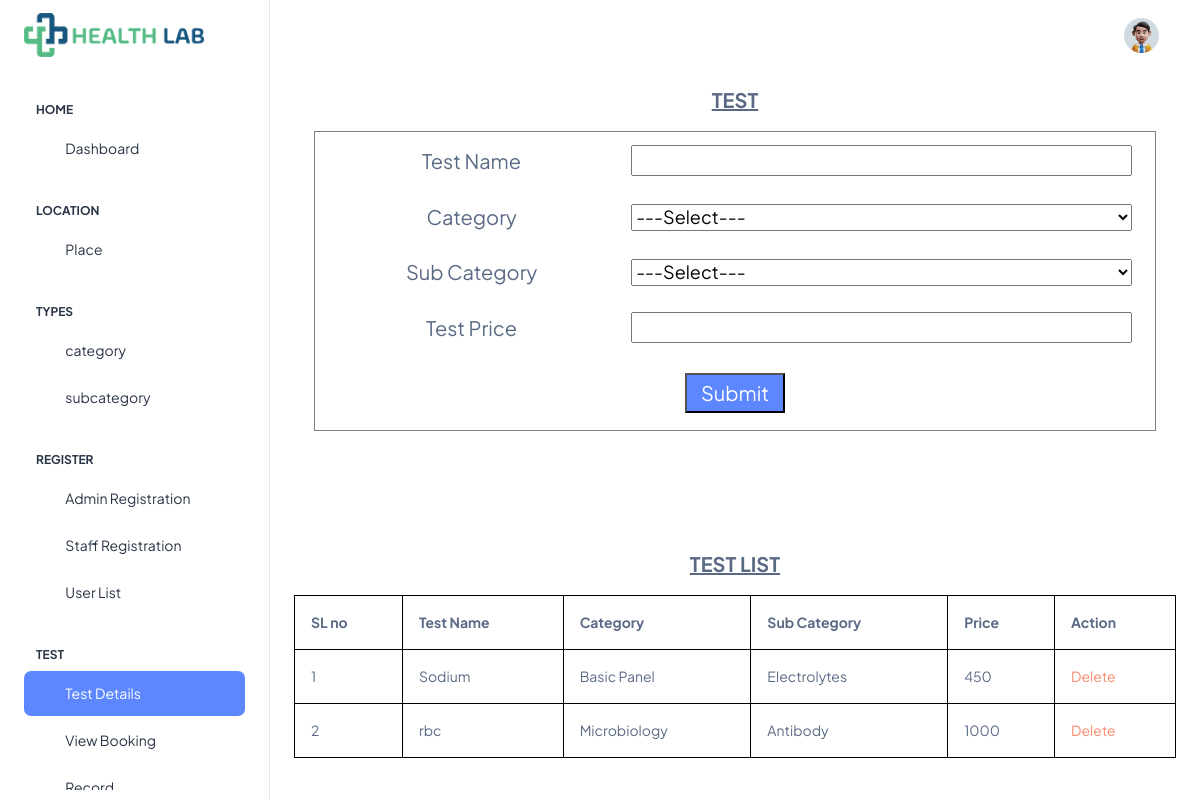
Screenshot of /Project/Admin/test.php (signed in) with the database file from the repository.
### tables this page shows
CREATE TABLE `tbl_test` (
  `test_id` int(11) NOT NULL auto_increment,
  `test_name` varchar(100) NOT NULL,
  `test_price` varchar(50) NOT NULL,
  `subcategory_id` int(11) NOT NULL,
  PRIMARY KEY  (`test_id`)
);

CREATE TABLE `tbl_category` (
  `category_id` int(11) NOT NULL auto_increment,
  `category_name` varchar(50) NOT NULL,
  PRIMARY KEY  (`category_id`)
);

CREATE TABLE `tbl_subcategory` (
  `subcategory_id` int(11) NOT NULL auto_increment,
  `subcategory_name` varchar(50) NOT NULL,
  `category_id` int(11) NOT NULL,
  PRIMARY KEY  (`subcategory_id`)
);

### Project/Admin/test.php (the view, shortened to what this page needs)
<?php
include("Head.php");
?>
<!DOCTYPE html PUBLIC "-//W3C//DTD XHTML 1.0 Transitional//EN" "http://www.w3.org/TR/xhtml1/DTD/xhtml1-transitional.dtd">
<html xmlns="http://www.w3.org/1999/xhtml">
<head>
</head>
<body>
<p align="center" style="font-size: 20px"><strong><u>TEST</u></strong></p>
<div align="center">
<form id="form2" name="form2" method="post" action="">
<table width="842" height="300" border="1" style="font-size: 18px; text-align: center;">
  <tr>
    <td width="176" style="font-size: 20px;">Test Name</td>
    <td width="296" style="text-align: left;">
      <input required type="text" name="tstname" id="tstname"  style="width: 95%;" />
    </td>
  </tr>
  <tr>
    <td width="176" style="font-size: 20px;" >Category</td>
    <td width="296" style="text-align: left;"><label for="category"></label>
      <select required name="category" id="category" onchange="getSubCategory(this.value)"  style="width: 95%;">
       <option value="">---Select---</option>
    </select></td>
  </tr>
  <tr>
    <td width="176" style="font-size: 20px;" >Sub Category</td>
    <td width="296" style="text-align: left;"><label for="subcategory"></label>
      <select required name="subcategory" id="subcategory"  style="width: 95%;">
      <option value="">---Select---</option>
    </select></td>
  </tr>
  <tr>
    <td width="176" style="font-size: 20px;">Test Price</td>
    <td width="296" style="text-align: left;">
      <input type="text" name="tstprice" id="tstprice" required  style="width: 95%;" />
    </td>
  </tr>
  <tr>
    <td colspan="2">
      <div align="center">
        <input type="submit" name="submit" id="submit" value="Submit" style="font-size: 20px; width: 100px; height: 40px; background-color: #5D87FF; color: white;" />
      </div>
    </td>
  </tr>
</table>
<p>&nbsp;</p>
</form>
<p align="center">&nbsp;</p>
<p align="center" class="testlist" style="font-size: 20px" ><strong><u>TEST LIST</u></strong></p>
<table width="200"  style="border: 1px solid black;" class="table table-bordered">
  <tr>
  <td><strong>SL no</strong></td>
<td><strong>Test Name</strong></td>
<td><strong>Category</strong></td>
<td><strong>Sub Category</strong></td>
<td><strong>Price</strong></td>
<td><strong>Action</strong></td>
  </tr>
  <?php
  		$i=0;
  		$selQry="select * from tbl_test s inner join tbl_subcategory c on c.subcategory_id=s.subcategory_id inner join tbl_category m on c.category_id=m.category_id";
		$data=mysql_query($selQry);
		while($row=mysql_fetch_array($data))
		{
			$i++;
			?>
  <tr>
    <td><?php echo $i?></td>
    <td><?php echo $row["test_name"]?></td>
    <td><?php echo $row["category_name"]?></td>
    <td><?php echo $row["subcategory_name"]?></td>
    <td><?php echo $row["test_price"]?></td>
    <td><a href = "test.php?did=<?php echo $row["test_id"]?>" class="text-danger">Delete</td>
  </tr>
  <?php
		}
  ?>
</table>
</div>
</body>
</html>
<?php
include("Foot.php");
?>

### Project/Admin/test.php (style rules this page uses)
.testlist { margin-top: 60px; }

### rows the page displays
tbl_test: test_name "Sodium", tbl_category.category_name "Basic Panel", subcategory.subcategory_name "Electrolytes", test_price "450"
tbl_test: test_name "rbc", tbl_category.category_name "Microbiology", subcategory.subcategory_name "Antibody", test_price "1000"
